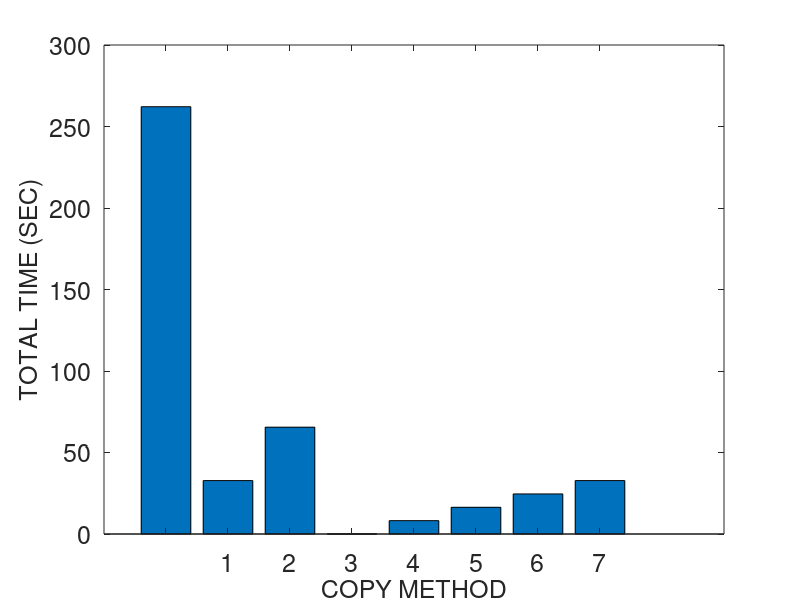
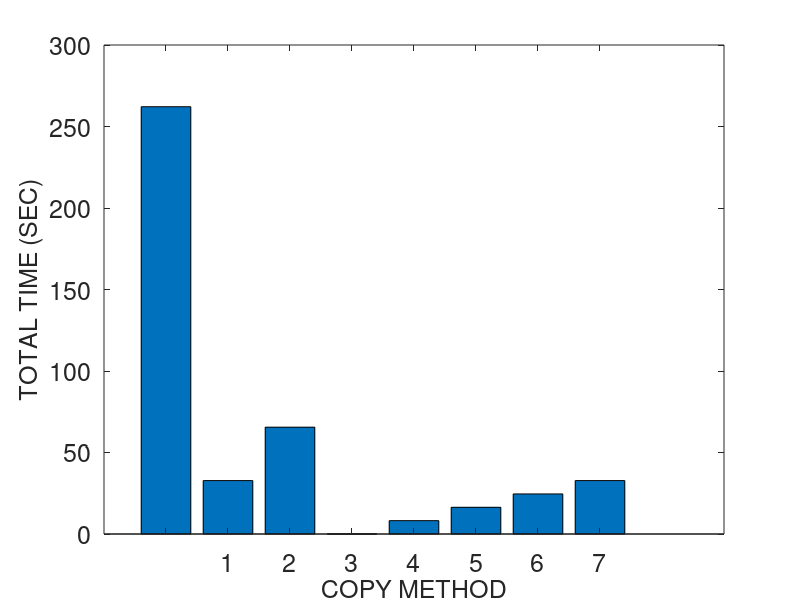
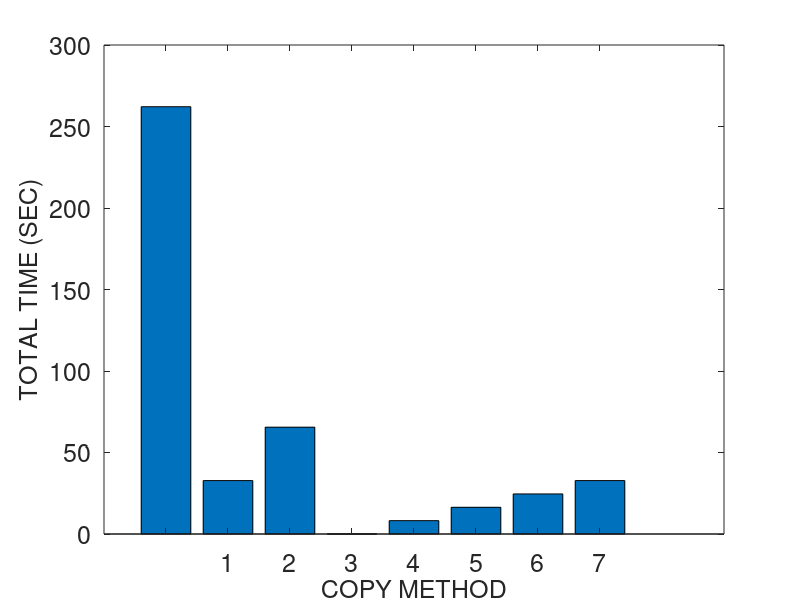
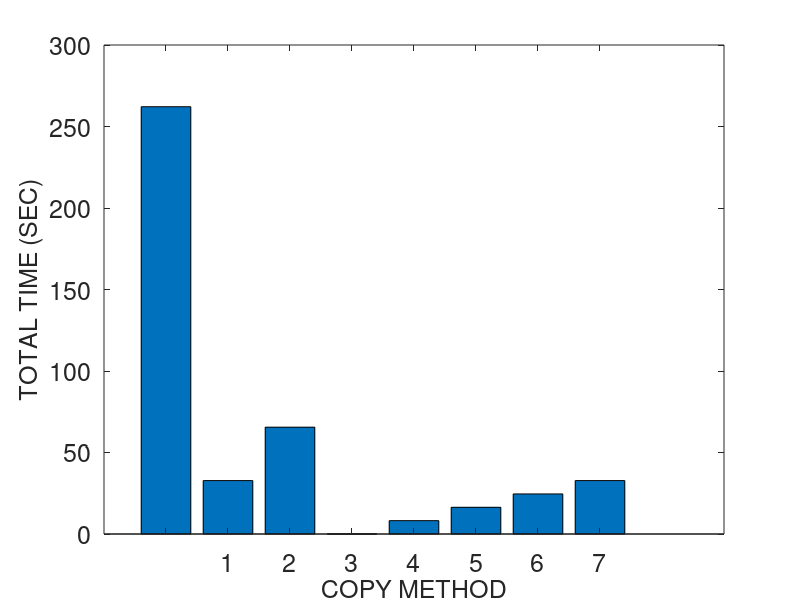

The MATLAB script that drew these images, in order:
% basic hybrid copy migration
	global wss numpages readrate dirtyrate pagesize b scinfo
	global totaltime downtime totaldata

% memory size in MB
r = 4096
r *= 1024 % convert to KB

% page dirty rate in percent (%): against to total memory pages
readrate = 0
prefix = strcat ("M4G_R", num2str(readrate))
readrate /= 100

dirtyrate = 100 
prefix = strcat (prefix, "_W", num2str(dirtyrate))
dirtyrate /= 100

% prediction accuracy 0 through 1
acc = 1

pagesize = 4 % in KB
numpages = r / pagesize

% delta compression rate
comp = 0.5 

% amount of CPU and device states in KB 
scinfo = 100

% working set size in number of pages
wss = numpages * 0.25

% 0: zero, 1: read, 2: dirtied, 3: inactive data
mem = zeros(1, numpages);

run = 1

%prefix = strcat (prefix, "_acc", num2str(acc), "_r", num2str(run))

% bandwidth in gbps
b = 1000 
b = b * 1024/8 % convert to KB

%fontsize = 10
fontsize = 18
%fontsize = 20

totaltime = 0;
downtime = 0;
totaldata = 0;

A = zeros(8, 3);

%%%%%%%%%%%%%%%%%%%%%%%%%%%%%%
% precopy migration
%%%%%%%%%%%%%%%%%%%%%%%%%%%%%%
fprintf('\n')
disp('==================== Precopy migration ====================')
% iterations
present = numpages * pagesize
iter = 0
while present > 50 && iter < 29 && totaldata < 4*r
	pretime = present / b
	totaltime += pretime
	totaldata += present
	present = numpages * pagesize * dirtyrate 
	%dirts = wss * dirtyrate
	iter += 1
end

% stop-and-copy phase
% stop conditions: 29 iterations, 50 pages, 4 memory size sent
scsent = scinfo + present * pagesize
downtime = scsent / b
totaltime += downtime
totaldata += scsent

% network fault rate
NFR = 0

A (1, 1) = totaltime;
A (1, 2) = downtime;
A (1, 3) = totaldata;

%%%%%%%%%%%%%%%%%%%%%%%%%%%%%%
% postcopy migration
%%%%%%%%%%%%%%%%%%%%%%%%%%%%%%
fprintf('\n')
disp('===================== Postcopy migration ======================')
totaltime = 0;
downtime = 0;
totaldata = 0;

% stop-and-copy phase
scsent = scinfo
downtime = scsent / b
totaltime += downtime
totaldata += scsent

% prepaging (bubbling) and on-demand paging
postsent = r
posttime = postsent/b
totaltime += posttime
totaldata += postsent
% network fault rate
NFR = 0.2

A (2, 1) = totaltime;
A (2, 2) = downtime;
A (2, 3) = totaldata;

%%%%%%%%%%%%%%%%%%%%%%%%%%%%%%
% hybrid copy migration
%%%%%%%%%%%%%%%%%%%%%%%%%%%%%%
fprintf('\n')
disp('==================== Hybrid copy migration ====================')
totaltime = 0;
downtime = 0;
totaldata = 0;

% precopy phase: single iteration
present = r
pretime = present / b
totaltime += pretime
totaldata += present

% stop-and-copy phase
bitmapsize = 500 % KB
scsent = scinfo + bitmapsize
downtime = scsent / b
totaltime += downtime
totaldata += scsent

% postcopy phase: prepaging (bubbling) and on-demand paging
%dirts = wss * dirtyrate
dirts = numpages * dirtyrate
postsent = dirts * pagesize
posttime = postsent/b
totaltime += posttime
totaldata += postsent
% network fault rate
NFR = 0.2

A (3, 1) = totaltime;
A (3, 2) = downtime;
A (3, 3) = totaldata;

%%%%%%%%%%%%%%%%%%%%%%%%%%%%%%
% proactive hybrid copy migration
%%%%%%%%%%%%%%%%%%%%%%%%%%%%%%
%disp(char(10))
fprintf('\n')
disp('=============== Proactive hybrid copy migration ================')

function [tt, dt, td] = prohybrid(acc)
	global wss numpages readrate dirtyrate pagesize b scinfo
	global totaltime downtime totaldata

	totaltime = 0;
	downtime = 0;
	totaldata = 0;

% precopy phase
% LRU, PFR

% scan the dirtied pages
% for dirtied pages
% 	mark dirtied (1)
% 	mem(random (1, wss * 0.1))	
%randperm(int64(wss * 0.1));
% for read pages
% 	mark read (2)
% 	mem (random (wss * 0.1, wss * 0.2))

% for pages
% 	predict read/write

% send the pages most likely to be read and least likely to be dirtied
% do not send the pages most likely to be dirtied
% construct queue with the order of p1/p2
%reads = numpages * 0.4 
% total read rate = wss * read_rate = 0.25 * 0.16 = 0.04 (4%)
%read_rate = 0.16
%read_rate = 0.04 % 4% of total memory
% total write rate = wss * write_rate = 0.25 * 0.16 = 0.04 (4%)
%write_rate = 0.16
%write_rate = 0.04 % 4% of total memory
% simple case: readonly pages (RO) - zero dirtied pages 
%RO = 0.3
	pred_pages = numpages * readrate * acc

% LRU
% for LRU queue
% 	mark sent
%	insert the pages into cache and perform delta compression

	present = pred_pages * pagesize
	pretime = present/b
	totaltime += pretime
	totaldata += present

	% stop-and-copy phase
	% send the CPU and device states
	bitmapsize = 500 % KB
	scsent = scinfo + bitmapsize
	downtime = scsent/b
	totaltime += downtime
	totaldata += scsent

	% postcopy phase
	postsent = (numpages - pred_pages) * pagesize

	% exclude the predicted dirtied pages 
	pred_dirts = numpages * dirtyrate * acc
	postsent = (numpages - pred_pages - pred_dirts) * pagesize
	posttime = postsent/b
	totaltime += posttime
	totaldata += postsent
end

% network fault rate
NFR = 0.2

prohybrid(acc)
A (4, 1) = totaltime;
A (4, 2) = downtime;
A (4, 3) = totaldata;

acc = 0.75
prohybrid(acc);
A (5, 1) = totaltime;
A (5, 2) = downtime;
A (5, 3) = totaldata;

acc = 0.5
prohybrid(acc);
A (6, 1) = totaltime;
A (6, 2) = downtime;
A (6, 3) = totaldata;

acc = 0.25
prohybrid(acc);
A (7, 1) = totaltime;
A (7, 2) = downtime;
A (7, 3) = totaldata;

acc = 0
prohybrid(acc);
A (8, 1) = totaltime;
A (8, 2) = downtime;
A (8, 3) = totaldata

%%%%%%%%%%%%%%%%%%%%%%%%%%%%%%%%%%%%%%%%%%%%%%%%%%%%%%%
%                     plotting
% precopy
% postcopy
% hybrid
% pro-hybrid
%%%%%%%%%%%%%%%%%%%%%%%%%%%%%%%%%%%%%%%%%%%%%%%%%%%%%%%

%prefix = "M4G_R14W14_acc100_r1"
%prefix = strcat ("M4G_R", readrate, "W", dirtyrate, "acc", acc, "r", run)
%prefix = strcat (prefix, "W")
%prefix = strcat (prefix, dirtyrate)

dlmwrite (prefix, A, ' ')

%%%%%%%%%%%%%%%%%%%% total time %%%%%%%%%%%%%%%%%%%%%%
figure;
output = strcat(prefix, ".tt");
%output = prefix
%x = ['PRECOPY', 'POSTCOPY', 'HYBRID', 'PRO-HYBRID'];
%x = {'', 'PRE', 'POST', 'HYBR', 'PROH100', 'PROH75', 'PROH50', 'PROH25', 'PROH0'};
x = {'', '1', '2', '3', '4', '5', '6', '7', '8'};
%x = 1:1:length(A);
%plot(x, A(:,2)/1000000, x, A(:,3)/1000000, '-.*');
%plot(A(:,2));

%xtics = 1:4:16
%bar(xtics, A(:,1))
bar(A(:,1))
set(gca, 'XTickLabel', x, 'FontSize', fontsize)
xlabel('COPY METHOD', 'FontSize', fontsize);
ylabel('TOTAL TIME (SEC)', 'FontSize', fontsize);
%legend('PRECOPY', 'POSTCOPY', 'HYBRID', 'PRO-HYBRID');
%bar(x, A(:,1))

saveas (1, strcat(output, ".png"));
saveas (1, strcat(output, ".eps"));
saveas (1, strcat(output, ".emf"));

%%%%%%%%%%%%%%%%%%%% downtime %%%%%%%%%%%%%%%%%%%%%%
figure;
output = strcat(prefix, ".dt");

bar(A(:,2))
set(gca, 'XTickLabel', x, 'FontSize', fontsize)
xlabel('COPY METHOD', 'FontSize', fontsize);
ylabel('DOWNTIME (SEC)', 'FontSize', fontsize);

saveas (1, strcat(output, ".png"));
saveas (1, strcat(output, ".eps"));
saveas (1, strcat(output, ".emf"));

%%%%%%%%%%%%%%%%%%%% total data %%%%%%%%%%%%%%%%%%%%%%
figure;
output = strcat(prefix, ".td");

bar(A(:,3))
set(gca, 'XTickLabel', x, 'FontSize', fontsize)
xlabel('COPY METHOD', 'FontSize', fontsize);
ylabel('TOTAL DATA TRANSFERRED (KB)', 'FontSize', fontsize);

saveas (1, strcat(output, ".png"));
saveas (1, strcat(output, ".eps"));
saveas (1, strcat(output, ".emf"));
